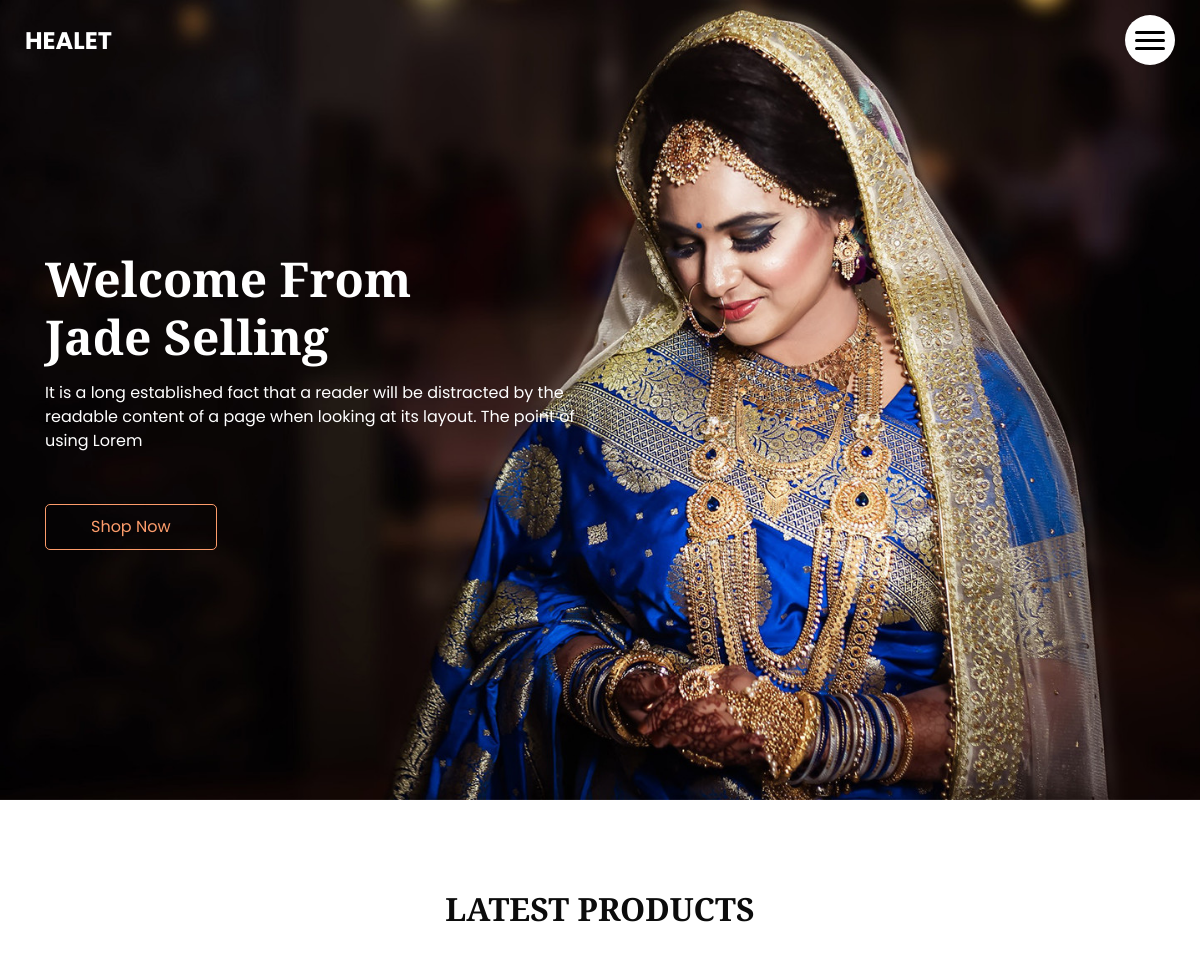
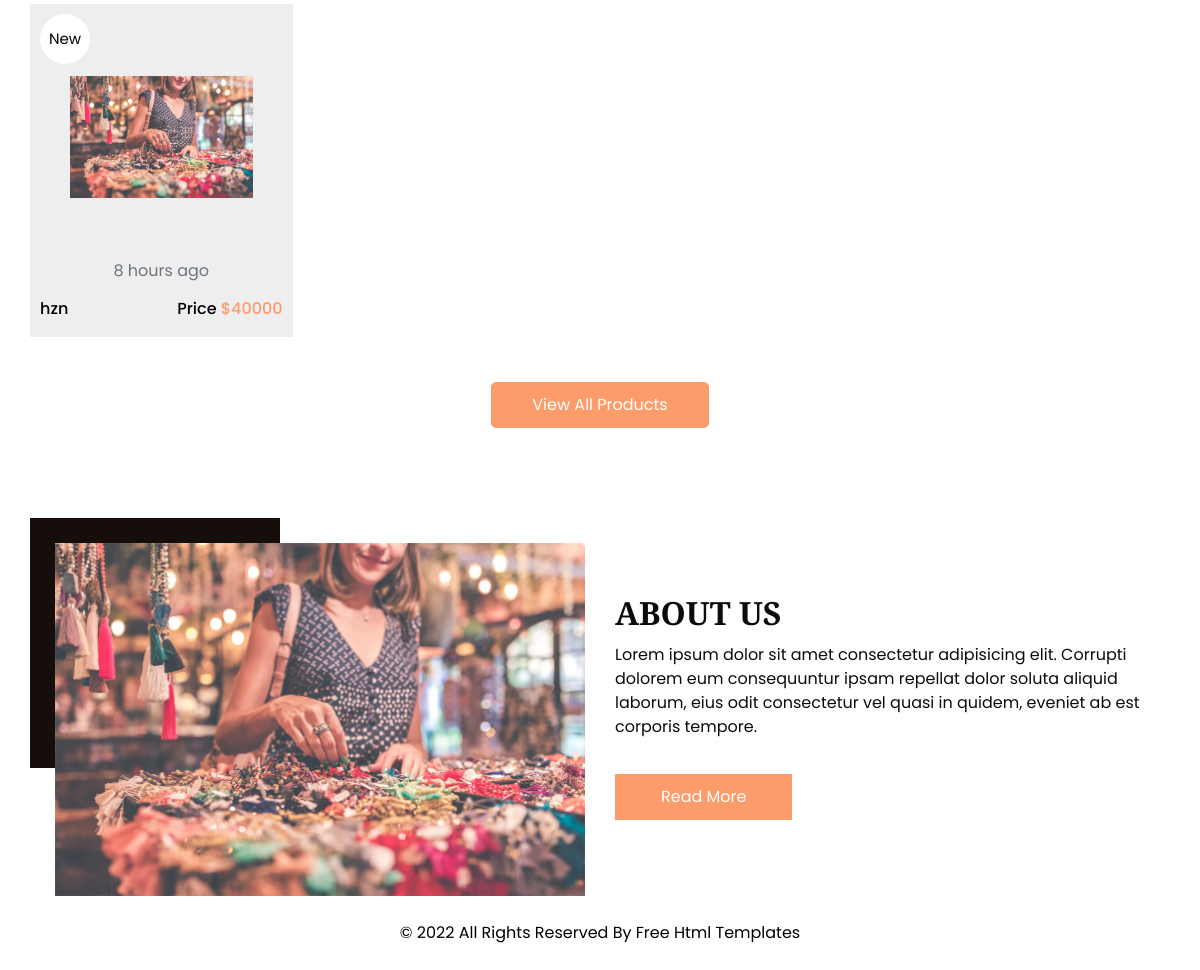
The page / on the database its author committed (2 pictures, top to bottom).
### jade/models.py (models this page shows, shortened)
class Product(models.Model):
    name = models.CharField(max_length=500)
    slug = models.SlugField(max_length=500, unique_for_date='created')
    category = models.ForeignKey(Category, models.CASCADE, related_name="product_category")
    price = models.IntegerField()
    description = models.TextField()
    author = models.ForeignKey(User, models.CASCADE, related_name="user_products")
    created = models.DateTimeField(auto_now_add=True)
    def get_absolute_url(self):
        return reverse('jade:product_detail', args=[self.created.year, self.created.month, self.created.day, self.slug])

class ProductImage(models.Model):
    product = models.ForeignKey(Product, models.CASCADE, related_name="product_image")
    image = models.ImageField(upload_to='products/%Y/%m/%d', blank=True)
    created = models.DateTimeField(auto_now_add=True)

### jade/views.py (the view)
# urls.py: 2. Add a URL to urlpatterns:  path('', views.home, name='home')
def home(request):
    latest_products = Product.objects.all().order_by('-created')[:8]
    return render(request, 'jade/home.html', {"latest_products": latest_products})

### templates/jade/home.html (shortened to what this page needs)
{% extends 'jade/base.html' %}
{% load static %}
{% load humanize %}
{% block content %}
    <section class="slider_section position-relative">
        <div class="slider_bg_box">
            <img src="{% static 'images/slider-bg.jpg' %}" alt="">
        </div>
        <div class="container">
            <div class="col-md-9 col-lg-8">
                <div class="detail-box">
                    <h1>
                        Welcome From
                        <br> Jade Selling
                    </h1>
                    <p>
                        It is a long established fact that a reader will be distracted by the readable content of a page
                        when
                        looking at its layout. The point of using Lorem
                    </p>
                    <div>
                        <a href="{% url 'jade:product_list' %}" class="slider-link">
                            Shop Now
                        </a>
                    </div>
                </div>
            </div>
        </div>
    </section>
    <section class="shop_section layout_padding">
        <div class="container">
            <div class="heading_container heading_center">
                <h2>
                    Latest Products
                </h2>
            </div>
            <div class="row">
                {% for product in latest_products %}
                <div class="col-sm-6 col-md-4 col-lg-3">
                    <div class="box">
                        <a href="{{product.get_absolute_url}}">
                            <div class="img-box">
                                <img src="{% if product.product_image.all %}{{ product.product_image.all.0.image.url }}{% else %}{% static 'images/no_image.png' %}{% endif %}" alt="">
                            </div>
                         <p class="text-muted text-center">{{ product.created|naturaltime }}</p>
                            <div class="detail-box">
                                <h6>
                                    {{ product.name }}
                                </h6>
                                <h6>
                                    Price
                                    <span>
                    ${{ product.price }}
                  </span>
                                </h6>
                            </div>
                            <div class="new">
                <span>
                  New
                </span>
                            </div>
                        </a>
                    </div>
                </div>
               {% endfor %}
            </div>
            <div class="btn-box">
                <a href="{% url 'jade:product_list' %}">
                    View All Products
                </a>
            </div>
        </div>
    </section>
    <section class="about_section ">
        <div class="container">
            <div class="row">
                <div class="col-md-6">
                    <div class="img-box">
                        <img src="{% static 'images/about-img.jpg' %}" alt="">
                    </div>
                </div>
                <div class="col-md-6">
                    <div class="detail-box">
                        <div class="heading_container">
                            <h2>
                                About Us
                            </h2>
                        </div>
                        <p>
                            Lorem ipsum dolor sit amet consectetur adipisicing elit. Corrupti dolorem eum consequuntur
                            ipsam
                            repellat dolor soluta aliquid laborum, eius odit consectetur vel quasi in quidem, eveniet ab
                            est
                            corporis tempore.
                        </p>
                        <a href="{% url 'jade:about' %}">
                            Read More
                        </a>
                    </div>
                </div>
            </div>
        </div>
    </section>
{% endblock %}

### jade/static/css/style.css (style rules this page uses)
body { font-family: "Poppins", sans-serif; color: #0c0c0c; background-color: #ffffff; overflow-x: hidden; }
.layout_padding { padding: 90px 0; }
.heading_container { display: -webkit-box; display: -ms-flexbox; display: flex; -webkit-box-orient: vertical; -webkit-box-direction: normal; -ms-flex-direction: column; flex-direction: column; -webkit-box-align: start; -ms-flex-align: start; align-items: flex-start; font-family: 'Playfair Display', serif; }
.heading_container h2 { position: relative; font-weight: bold; text-transform: uppercase; margin: 0; }
.heading_container.heading_center { -webkit-box-align: center; -ms-flex-align: center; align-items: center; text-align: center; }
h1, h2 { font-family: 'Playfair Display', serif; }
a, a:hover, a:focus { text-decoration: none; }
.slider_section { min-height: 100vh; -webkit-box-flex: 1; -ms-flex: 1; flex: 1; display: -webkit-box; display: -ms-flexbox; display: flex; -webkit-box-align: center; -ms-flex-align: center; align-items: center; position: relative; }
.slider_section .detail-box { position: relative; z-index: 4; color: #ffffff; padding: 75px 0; }
.slider_section .detail-box h1 { font-weight: bold; font-size: 3rem; }
.slider_section .detail-box p { width: 75%; margin-top: 15px; }
.slider_section .detail-box .slider-link { display: inline-block; padding: 10px 45px; background-color: transparent; color: #fd9c6b; border-radius: 5px; border: 1px solid #fd9c6b; -webkit-transition: all .2s; transition: all .2s; margin-top: 35px; }
.slider_section .slider_bg_box { position: absolute; top: 0; left: 0; width: 100%; height: 100%; z-index: 2; overflow: hidden; }
.slider_section .slider_bg_box img { width: 100%; height: 100%; -o-object-fit: cover; object-fit: cover; -o-object-position: top right; object-position: top right; }
.shop_section .heading_container { margin-bottom: 20px; }
.shop_section .box { background-color: #eeeeee; position: relative; padding: 10px; margin-top: 25px; }
.shop_section .box a { color: #000000; }
.shop_section .box .img-box { display: -webkit-box; display: -ms-flexbox; display: flex; -webkit-box-pack: center; -ms-flex-pack: center; justify-content: center; -webkit-box-align: center; -ms-flex-align: center; align-items: center; padding: 15px 30px; height: 245px; }
.shop_section .box .img-box img { max-width: 100%; max-height: 145px; }
.shop_section .box .detail-box { display: -webkit-box; display: -ms-flexbox; display: flex; -webkit-box-pack: justify; -ms-flex-pack: justify; justify-content: space-between; }
.shop_section .box .detail-box h6 span { color: #fd9c6b; }
.shop_section .box .new { width: 50px; height: 50px; position: absolute; top: 10px; left: 10px; background-color: #ffffff; display: -webkit-box; display: -ms-flexbox; display: flex; -webkit-box-pack: center; -ms-flex-pack: center; justify-content: center; -webkit-box-align: center; -ms-flex-align: center; align-items: center; border-radius: 100%; font-size: 15px; }
.shop_section .btn-box { display: -webkit-box; display: -ms-flexbox; display: flex; -webkit-box-pack: center; -ms-flex-pack: center; justify-content: center; margin-top: 45px; }
.shop_section .btn-box a { display: inline-block; padding: 10px 40px; background-color: #fd9c6b; color: #ffffff; border-radius: 5px; border: 1px solid #fd9c6b; -webkit-transition: all .2s; transition: all .2s; }
.about_section .row { -webkit-box-align: center; -ms-flex-align: center; align-items: center; }
.about_section .img-box { position: relative; padding: 25px 0 0 25px; }
.about_section .img-box img { width: 100%; position: relative; }
.about_section .img-box::before { content: ""; position: absolute; top: 0; left: 0; width: 250px; height: 250px; background-color: #160e0b; }
.about_section .detail-box p { margin-top: 10px; margin-bottom: 35px; }
.about_section .detail-box a { display: inline-block; padding: 10px 45px; background-color: #fd9c6b; color: #ffffff; border-radius: 0; border: 1px solid #fd9c6b; -webkit-transition: all .2s; transition: all .2s; }

### jade/static/css/responsive.css (style rules this page uses)
@media (min-width: 1200px) { .container { max-width: 1170px; } }

### rows shown on the page
Product: product_image.all.0.image (picture), created "8 hours ago", name "hzn", price "40000"
